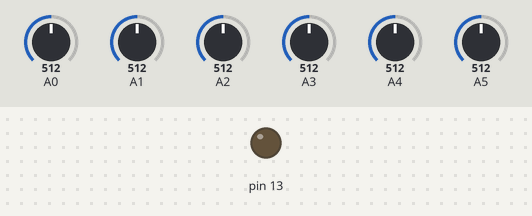
The sketch below on a simulated Arduino Uno, built with avr-gcc and run on an emulated ATmega328P. On the bench: output pins drawn as LEDs (lit = HIGH). Inputs (shaded band) come from the test bench; at power-on: A0 = 512, A1 = 512, A2 = 512, A3 = 512, A4 = 512, A5 = 512. What the sketch prints to the serial monitor is not drawn.

Above: at 0.1 s.
At 0.6 s:
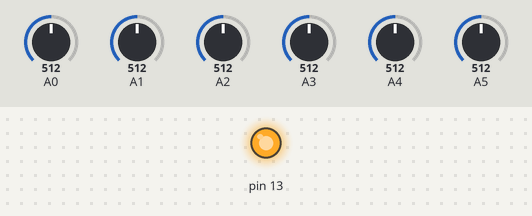
Timing chart, 0 to 12.0 s (numbered marks = the images above):
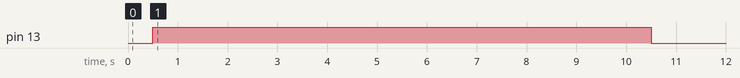

The sketch:

QTRAExample.ino
```cpp
#include <QTRSensors.h>

// This example is designed for use with six QTR-1A sensors or the first six sensors of a
// QTR-8A module.  These reflectance sensors should be connected to analog inputs 0 to 5.
// The QTR-8A's emitter control pin (LEDON) can optionally be connected to digital pin 2,
// or you can leave it disconnected and change the EMITTER_PIN #define below from 2 to
// QTR_NO_EMITTER_PIN.

// The setup phase of this example calibrates the sensor for ten seconds and turns on
// the LED built in to the Arduino on pin 13 while calibration is going on.
// During this phase, you should expose each reflectance sensor to the lightest and
// darkest readings they will encounter.
// For example, if you are making a line follower, you should slide the sensors across the
// line during the calibration phase so that each sensor can get a reading of how dark the
// line is and how light the ground is.  Improper calibration will result in poor readings.
// If you want to skip the calibration phase, you can get the raw sensor readings
// (analog voltage readings from 0 to 1023) by calling qtra.read(sensorValues) instead of
// qtra.readLine(sensorValues).

// The main loop of the example reads the calibrated sensor values and uses them to
// estimate the position of a line.  You can test this by taping a piece of 3/4" black
// electrical tape to a piece of white paper and sliding the sensor across it.  It
// prints the sensor values to the serial monitor as numbers from 0 (maximum reflectance)
// to 1000 (minimum reflectance) followed by the estimated location of the line as a number
// from 0 to 5000.  1000 means the line is directly under sensor 1, 2000 means directly
// under sensor 2, etc.  0 means the line is directly under sensor 0 or was last seen by
// sensor 0 before being lost.  5000 means the line is directly under sensor 5 or was
// last seen by sensor 5 before being lost.


#define NUM_SENSORS             6  // number of sensors used
#define NUM_SAMPLES_PER_SENSOR  4  // average 4 analog samples per sensor reading
#define EMITTER_PIN             0  // emitter is controlled by digital pin 2

// sensors 0 through 5 are connected to analog inputs 0 through 5, respectively
QTRSensorsAnalog qtra((unsigned char[]) {0, 1, 2, 3, 4, 5},
  NUM_SENSORS, NUM_SAMPLES_PER_SENSOR, EMITTER_PIN);
unsigned int sensorValues[NUM_SENSORS];


void setup()
{
  delay(500);
  pinMode(13, OUTPUT);
  digitalWrite(13, HIGH);    // turn on Arduino's LED to indicate we are in calibration mode
  for (int i = 0; i < 400; i++)  // make the calibration take about 10 seconds
  {
    qtra.calibrate();       // reads all sensors 10 times at 2.5 ms per six sensors (i.e. ~25 ms per call)
  }
  digitalWrite(13, LOW);     // turn off Arduino's LED to indicate we are through with calibration

  // print the calibration minimum values measured when emitters were on
  Serial.begin(9600);
  for (int i = 0; i < NUM_SENSORS; i++)
  {
    Serial.print(qtra.calibratedMinimumOn[i]);
    Serial.print(' ');
  }
  Serial.println();

  // print the calibration maximum values measured when emitters were on
  for (int i = 0; i < NUM_SENSORS; i++)
  {
    Serial.print(qtra.calibratedMaximumOn[i]);
    Serial.print(' ');
  }
  Serial.println();
  Serial.println();
  delay(1000);
}


void loop()
{
  // read calibrated sensor values and obtain a measure of the line position from 0 to 5000
  // To get raw sensor values, call:
  //  qtra.read(sensorValues); instead of unsigned int position = qtra.readLine(sensorValues);
  unsigned int position = qtra.readLine(sensorValues);

  // print the sensor values as numbers from 0 to 1000, where 0 means maximum reflectance and
  // 1000 means minimum reflectance, followed by the line position
  for (unsigned char i = 0; i < NUM_SENSORS; i++)
  {
    Serial.print(sensorValues[i]);
    Serial.print('\t');
  }
  //Serial.println(); // uncomment this line if you are using raw values
  Serial.println(position); // comment this line out if you are using raw values

  delay(250);
}
```
